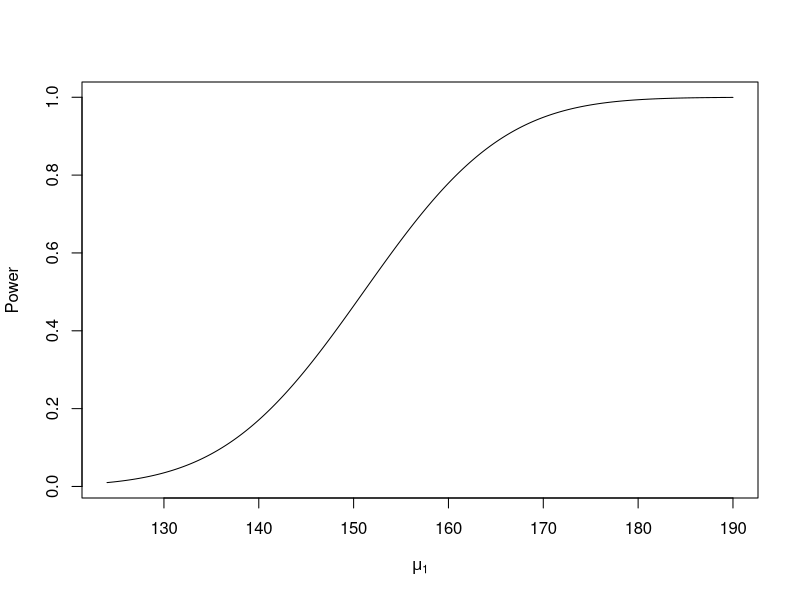
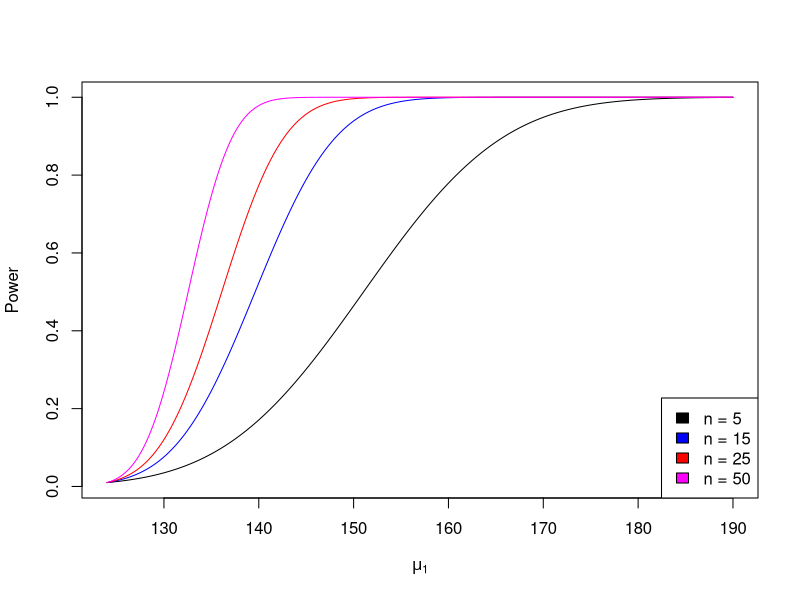
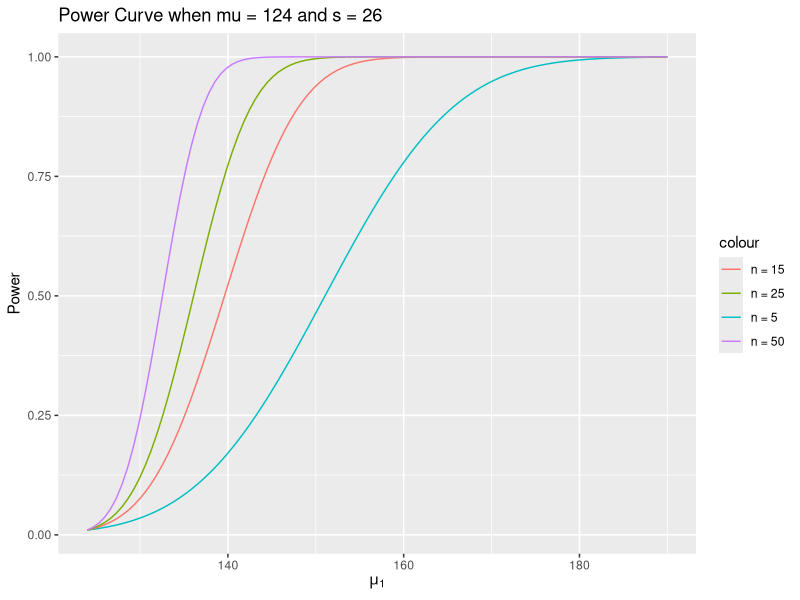
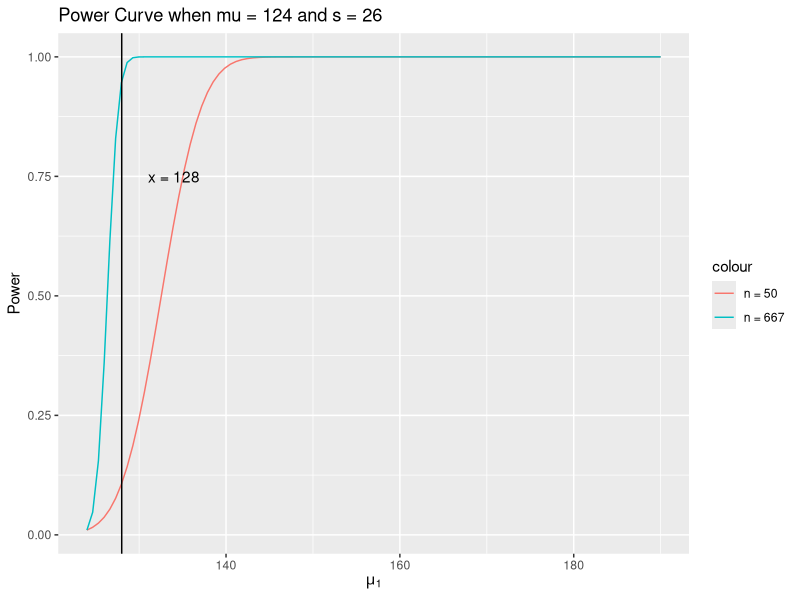
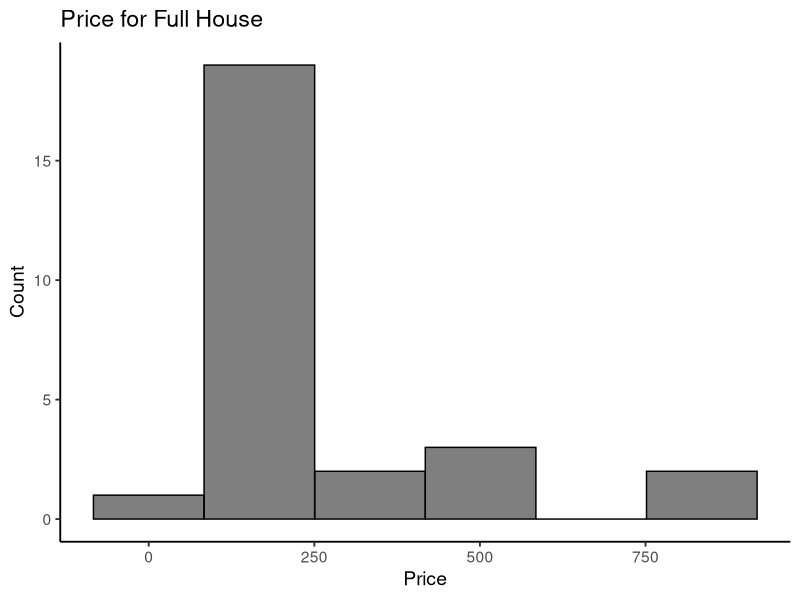
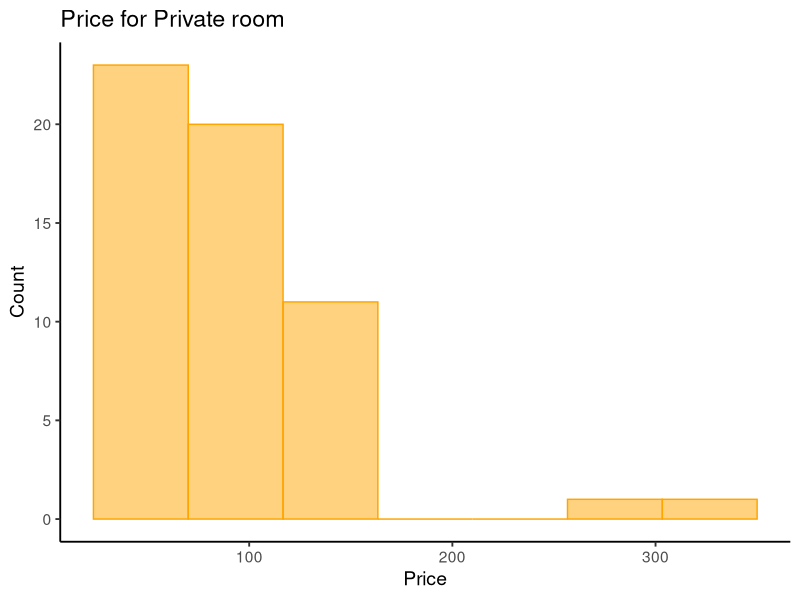

These figures' R source, in order:
## ---- chunk 1
knitr::opts_chunk$set(echo = T, eval=T,tidy=TRUE, tidy.opts=list(width.cutoff=60))
library(tidyverse)
## ---- chunk 2
    df <- read.csv("shootings.csv")
    average_age <- mean(df$age)
    s <- sd(df$age)
    n <- nrow(df)
    m <- function(x, n, s){
            q <- 1 - (1-x)/2
            a <- qt(q, n-1)*(s/sqrt(n))
            return(a)
    }
    m <- m(0.85, n, s)
    lower_bound <- average_age - m
    upper_bound <- average_age + m
    lower_bound
    upper_bound
## ---- chunk 3
    t <- (average_age - 40)/(s/sqrt(n))
    p1 <- 2 * (1 - pt(t, n - 1))
    p1
## ---- chunk 4
    m1 <- mean(df[df$minority == "yes", "age"])
    m1
    m2 <- mean(df[df$minority == "no", "age"])
    m2
    n1 <- nrow(df[df$minority == "yes",])
    n1
    n2 <- nrow(df[df$minority == "no",])
    n2
    s1 <- sd(df[df$minority == "yes", "age"])
    s1
    s2 <- sd(df[df$minority == "no", "age"])
    s2
    # here in this test, since the standard deviations of those two groups are very close, I assume those two groups has equal and unknown variance. 
    # The pooled variance
    sp2 <- ((n1-1)*s1^2 + (n2-1)*s2^2)/(n1-1+n2-1)
    sp2
    z <- (m1 - m2)/sqrt(sp2 * (1/n1 + 1/n2))
    z
    p2 <- 2*pt(z, n1+n2-2)
    p2
## ---- chunk 5
    rm(list = ls())
    df <- read.csv("blackfriday.csv")
    x_bar <- mean(df$Amount)
    s <- sd(df$Amount)
    n <- 31
    m <- function(x, n, s){
            q <- 1 - (1 - x)
            a <- qt(q, n-1)*(s/sqrt(n))
            return(a)
    }
    m <- m(0.99, n, s)
    upper <- x_bar + m
    upper
## ---- chunk 6
    t <- (x_bar - 12000)/(s/sqrt(n))
    t
    p <- pt(t, n -1)
    p
## ---- chunk 7
    rm(list = ls())
    df <- read.csv("greek.csv")
    greek_1 <- df %>% filter(greek == 1)
    greek_0 <- df %>% filter(greek == 0)
    m1 <- mean(greek_1$hstuition)
    m0 <- mean(greek_0$hstuition)
    n1 <- nrow(greek_1)
    n0 <- nrow(greek_0)
    s1 <- sd(greek_1$hstuition)
    s0 <- sd(greek_0$hstuition)
    t <- (m0 - m1)/sqrt(s0^2/n0 + s1^2/n1)
    v <- (s0^2/n0 + s1^2/n1)^2/((s0^2/n0)^2/(n0-1) + (s1^2/n1)^2/(n1-1))
    p <- pt(t, v)
    t
    v
    p
## ---- chunk 8
    m <- mean(df$hstuition)
    s <- sd(df$hstuition)
    n <- nrow(df)
    lower_bound <- m - qt(0.9, n - 1)*s/sqrt(n)
    lower_bound
## ---- chunk 9
    rm(list = ls())
    subject <- c(1:7)
    before <- c(9.1, 11.2, 11.9, 14.7, 11.7, 9.5, 14.2)
    after <- c(10.7, 14.2, 12.4, 14.6, 16.4, 10.1, 19.2)
    df <- data.frame(subject, before, after)
    df[,"change"] <- df$after - df$before
    m <- mean(df$change)
    s <- sd(df$change)
    n <- nrow(df)
    lower_bound <- m - qt(0.95, n - 1)*s/sqrt(n)
    lower_bound
## ---- chunk 10
    t.test(df$after, df$before, mu = 0, alt = "greater", paired = T)
## ---- chunk 11
    rm(list = ls())
    mu1 <- seq(124,190, by=0.001)
## ---- chunk 12
    mu <- 124
    s <- 26
    n <- 5
    f <- function(x, n) {
      cutoff <- mu + qnorm(1-0.01)*s/sqrt(n)
      y <- 1-(1-pnorm((x - cutoff)/(s/sqrt(n))))
      return(y)
    }
    plot(mu1, f(mu1, 5), type = "l", ylab = "Power", xlab = expression(mu[1]))
## ---- chunk 13
    plot(mu1, f(mu1, 5), type = "l", ylab = "Power", xlab = expression(mu[1]), col = "black")
    lines(mu1, f(mu1, 15), type = "l", ylab = "Power", xlab = expression(mu[1]), col = "blue")
    lines(mu1, f(mu1, 25), type = "l", ylab = "Power", xlab = expression(mu[1]), col = "red")
    lines(mu1, f(mu1, 50), type = "l", ylab = "Power", xlab = expression(mu[1]), col = "magenta")
    legend(x = "bottomright", legend = c("n = 5", "n = 15", "n = 25", "n = 50"), fill = c("black", "blue", "red", "magenta"))
## ---- chunk 14
    p <- ggplot(data.frame(x = mu1), aes(x))
    p + 
      geom_function(aes(colour = "n = 5"), fun = f, args = list(n = 5)) +
      geom_function(aes(colour = "n = 15"), fun = f, args = list(n = 15)) +
      geom_function(aes(colour = "n = 25"), fun = f, args = list(n = 25)) +
      geom_function(aes(colour = "n = 50"), fun = f, args = list(n = 50)) +
      labs(x = expression(mu[1]), y = "Power", title = "Power Curve when mu = 124 and s = 26")
## ---- chunk 15
    power <- f(141, 28)
    power
## ---- chunk 16
    n = ((s/(128-124))*(qnorm(0.95)+ qnorm(0.99)))^2
    ceiling(n)
## ---- chunk 17
    p + 
      geom_function(aes(colour = "n = 50"), fun = f, args = list(n = 50)) +
      geom_function(aes(colour = "n = 667"), fun = f, args = list(n = 667)) +
      geom_vline(aes(xintercept = 128)) + 
      annotate("text", x = 128 + 6, y = 0.75, label = "x = 128") + 
      labs(x = expression(mu[1]), y = "Power", title = "Power Curve when mu = 124 and s = 26")
## ---- chunk 18
    rm(list = ls())
    df <- read.csv("airbnb.csv")
    full <- df %>% filter(room_type == "Entire home")
    private <- df %>% filter(room_type == "Private room")
## ---- chunk 19
    k <- ceiling(log2(nrow(full)) + 1)
    p <- ggplot(full) + 
      geom_histogram(aes(price), bins = k, color = "black", fill = "black", alpha = 0.5) + 
      labs(x = "Price", y = "Count", title = "Price for Full House") + 
      theme_classic(base_size = 14)
    p
## ---- chunk 20
    h <- ceiling(log2(nrow(private)) + 1)
    q <- ggplot(private) + 
      geom_histogram(aes(price), bins = h, color = "orange", fill = "orange", alpha = 0.5) + 
      labs(x = "Price", y = "Count", title = "Price for Private room") + 
      theme_classic(base_size = 14)
    q
## ---- chunk 21
    m1 <- mean(full$price)
    s1 <- sd(full$price)
    n1 <- nrow(full)
    m1
    s1
    n1
## ---- chunk 22
    m2 <- mean(private$price)
    s2 <- sd(private$price)
    n2 <- nrow(private)
    m2
    s2
    n2
## ---- chunk 23
    t <- (m1 - m2)/sqrt(s1^2/n1 + s2^2/n2)
    v <- (s1^2/n1 + s2^2/n2)^2/((s1^2/n1)^2/(n1-1) + (s2^2/n2)^2/(n2-1))
    p <- 2*(1-pt(t,v))
    t
    v
    p
